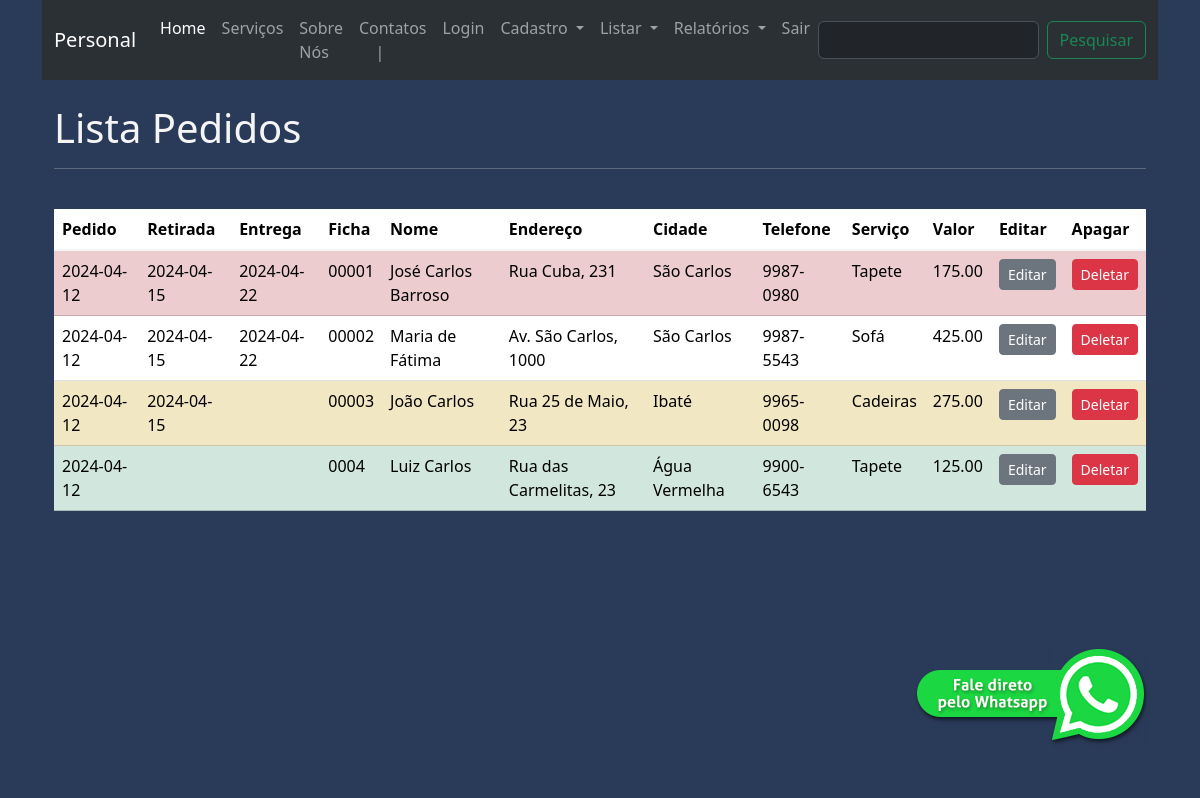
The app's page /listar_pedidos (signed in) with its own data.
### app.py (models this page shows)
class Product(db.Model):
    __tablename__ = "pedido"
    id_pedido = db.Column(db.Integer, primary_key=True)
    data_pedido = db.Column(db.String(30))
    data_retirada = db.Column(db.String(30))
    data_entrega = db.Column(db.String(30))
    id_ficha = db.Column(db. String(30))
    nome = db.Column(db.String(200), nullable=False)
    endereco = db.Column(db.String(250))
    cidade = db.Column(db.String(50))
    telefone = db.Column(db.String(100), nullable=False)
    servico = db.Column(db.String(100))
    valor = db.Column(db.String(30))
    status = db.Column(db.String(30))

### app.py (the view)
@app.route("/listar_pedidos", methods=['GET', 'POST'])
def listar_pedidos():
    if request.method == "POST":
        termo = request.form["pesquisa"]
        resultado = db.session.execute(db.select(Product).filter(
            (Product.data_pedido.like(f'%{termo}%')) |
            (Product.data_retirada.like(f'%{termo}%')) |
            (Product.data_entrega.like(f'%{termo}%')) |
            (Product.id_ficha.like(f'%{termo}%')) |
            (Product.nome.like(f'%{termo}%')) |
            (Product.endereco.like(f'%{termo}%')) |
            (Product.cidade.like(f'%{termo}%')) |
            (Product.telefone.like(f'%{termo}%')) |
            (Product.servico.like(f'%{termo}%')) |
            (Product.valor.like(f'%{termo}%')) |
            (Product.status.like(f'%{termo}%')))
        ).scalars()
        return render_template('pedidos.html', pedidos=resultado)
    else:
        pedidos = db.session.execute(db.select(Product)).scalars()
        return render_template('pedidos.html', pedidos=pedidos)

### app.py (called while the page is built)
@app.before_request
def verificar_autenticacao():
    endpoints_protegidos = ["/cadastrar_pedido", "/listar_pedidos", "/cadastrar_despesas", "/listar_despesas","/search", "/search_p", "/search_e"]
    if request.path in endpoints_protegidos:
        if not session.get('logged_in'):
            return redirect("/erro_pagina_403")

### templates/pedidos.html (shortened to what this page needs)
{% extends 'base.html' %}
{% block pesquisa %}
<form class="d-flex" role="search" action="{{url_for('listar_pedidos')}}" method="post">
    <input class="form-control me-2" type="search" aria-label="Search" name="pesquisa">
    <button class="btn btn-outline-success" type="submit">Pesquisar</button>
</form>
{% endblock %}
{% block main %}
<div class="container">
    <br>
    <div>
        <h1>Lista Pedidos</h1>
    <hr>
    <br>
    </div>
    <table class="table table-striped">
        <thead>
            <tr>
                <th>Pedido</th>
                <th>Retirada</th>
                <th>Entrega</th>
                <th>Ficha</th>
                <th>Nome</th>
                <th>Endereço</th>
                <th>Cidade</th>
                <th>Telefone</th>
                <th>Serviço</th>
                <th>Valor</th>
                <th>Editar</th>
                <th>Apagar</th>
            </tr>
        </thead>
        <tbody class="table-group-divider">
            {% for pedido in pedidos %}
            <tr {% if pedido.data_retirada==""%}class="table-success" {% endif %}
            {% if pedido.data_entrega ==""%}class="table-warning" {% endif %}
            {% if pedido.status=="devedor" %}class="table-danger"{% endif %}>
                <td>{{ pedido.data_pedido }}</td>
                <td>{{ pedido.data_retirada }}</td>
                <td>{{ pedido.data_entrega }}</td>
                <td>{{ pedido.id_ficha }}</td>
                <td>{{ pedido.nome }}</td>
                <td>{{ pedido.endereco }}</td>
                <td>{{ pedido.cidade }}</td>
                <td>{{ pedido.telefone }}</td>
                <td>{{ pedido.servico }}</td>
                <td>{{ pedido.valor }}</td>
                <td><a href="{{ url_for('editar_pedido', id_pedido=pedido.id_pedido)}}"
                        class="btn btn-secondary btn-sm">Editar</a>
                </td>
                <td><a href="{{ url_for('deletar_pedido', id_pedido=pedido.id_pedido)}}"
                        onclick="return confirm('Deseja realmente deletar esse pedido?')"
                        class="btn btn-danger btn-sm">Deletar</a></td>
            </tr>
            {% endfor %}
        </tbody>
    </table>
</div>
{% endblock %}

### static/css/css.css (style rules this page uses)
body { background-color: #2A3A59; color: whitesmoke; }

### records on screen
Product: data_pedido "2024-04-12", data_retirada "2024-04-15", data_entrega "2024-04-22", id_ficha "00001", nome "José Carlos Barroso", endereco "Rua Cuba, 231", cidade "São Carlos", telefone "9987-0980", servico "Tapete", valor "175.00"
Product: data_pedido "2024-04-12", data_retirada "2024-04-15", data_entrega "2024-04-22", id_ficha "00002", nome "Maria de Fátima", endereco "Av. São Carlos, 1000", cidade "São Carlos", telefone "9987-5543", servico "Sofá", valor "425.00"
Product: data_pedido "2024-04-12", data_retirada "2024-04-15", id_ficha "00003", nome "João Carlos", endereco "Rua 25 de Maio, 23", cidade "Ibaté", telefone "9965-0098", servico "Cadeiras", valor "275.00"
Product: data_pedido "2024-04-12", id_ficha "0004", nome "Luiz Carlos", endereco "Rua das Carmelitas, 23", cidade "Água Vermelha", telefone "9900-6543", servico "Tapete", valor "125.00"
